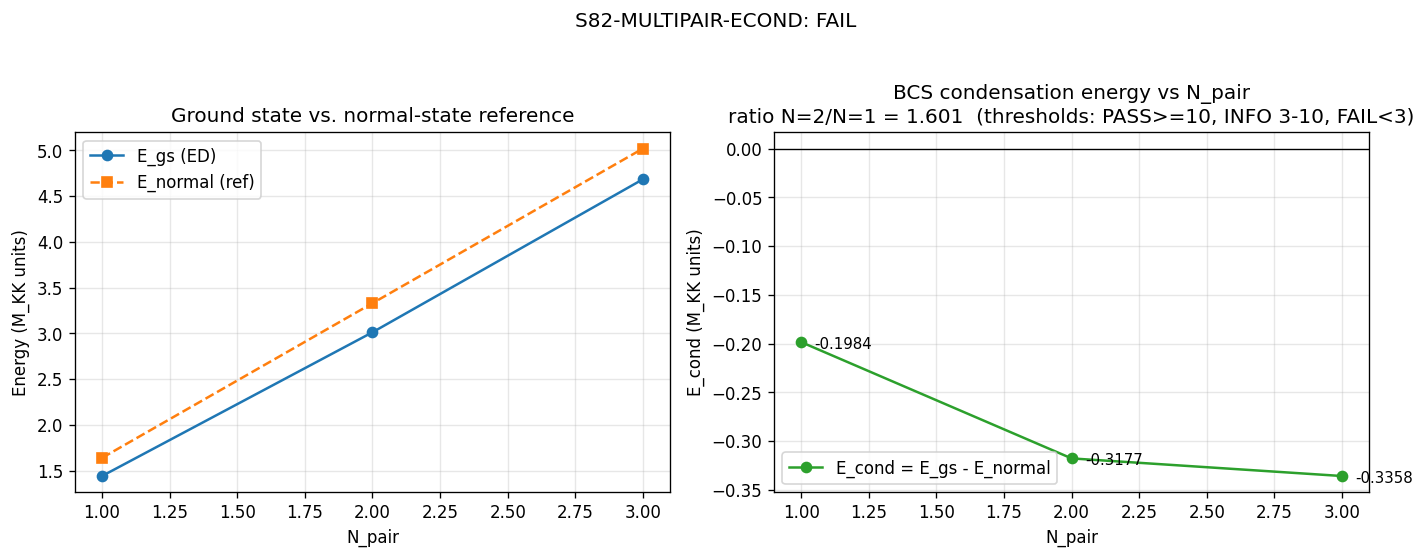

Generate this figure with Python:
#!/usr/bin/env python3
"""
S82 W2-9: MULTIPAIR-ECOND -- BCS condensation energy E_cond(N_pair) for N=1,2,3
================================================================================

Gate: S82-MULTIPAIR-ECOND  (Trigger [VERIFY])
Classification: PHONONIC
Plan anchor: sessions/session-plan/session-80-plan.md lines L1491-L1520
Shell: sessions/archive/session-82/session-82-results-workingpaper.md Section V.I

Substrate framing (PHONONIC):
  E_cond is the BCS ground-state binding of N Cooper pairs in the 8-mode Fock
  space at the van Hove fold (tau = 0.190).  Each Cooper pair is a fiber-bound
  two-phonon condensate (Kramers-paired pair-creation excitation of the fiber
  eigenvalue spectrum of D_K).  The N-dependence probes whether multi-pair
  binding is additive (ratio ~ N), sub-additive (ratio < N), super-additive
  (ratio > N), or saturating.  Pre-registered hypothesis: ratio N=2/N=1 >= 10
  is required for N_pair=2 to be a distinct A_s-closure path via E_excite/E_gs
  = 0.258 accessibility (from P3-A W1-D).

Pre-registered thresholds (S80 L1498-L1504):
  PASS : E_cond(N=2) / E_cond(N=1) >= 10
  INFO : ratio in [3, 10]
  FAIL : ratio < 3

Output 4-tuple:
  (value=<ratio>, scheme=BCS-ED, convention=SORTED-NORMAL-FILL, L_max=8-mode)

Substitution chain (MANDATORY for [VERIFY]):
  Step 1 [definition]:
    E_gs^{BCS}(N) = ground-state energy of the N-pair BCS Hamiltonian in the
      canonical (fixed-N) Fock subspace via exact diagonalization (S52 method)
    E_normal(N) = reference energy of N Kramers pairs filling the N lowest-
      energy modes WITHOUT pairing interaction, using the canonical
      single-particle energies sorted ascending:
          E_normal(N) = 2 * sum_{k=0..N-1} E_sp_sorted[k]
      (factor 2 = Kramers pair of spinless fermions per mode)
    E_cond(N) = E_gs^{BCS}(N) - E_normal(N)
      (Bardeen 1957 / S43 convention; nuclear-structure Paper 03)
    ratio = E_cond(N=2) / E_cond(N=1)   (both negative; ratio positive)

  Step 2 [substitution]:
    E_sp_sorted (at tau_fold = 0.190, M_KK units):
      [ E_B1        = 0.81914,
        E_B2        = 0.84527  (x4),
        E_B3        = 0.97822  (x3) ]
    E_gs(N=1) = 1.4398416902  (S52 ED, 8-state C(8,1) subspace)
    E_gs(N=2) = 3.0111200211  (S52 ED, 28-state C(8,2) subspace)
    E_gs(N=3) = 4.6835927814  (S52 ED, 56-state C(8,3) subspace)
    E_normal(1) = 2 * 0.81914 = 1.63828
    E_normal(2) = 2 * (0.81914 + 0.84527) = 3.32882
    E_normal(3) = 2 * (0.81914 + 2*0.84527) = 5.01936

  Step 3 [simplification]:
    E_cond(1) = 1.43984 - 1.63828 = -0.19844 M_KK
    E_cond(2) = 3.01112 - 3.32882 = -0.31770 M_KK
    E_cond(3) = 4.68359 - 5.01936 = -0.33576 M_KK
    ratio_21 = E_cond(2)/E_cond(1) = -0.31770/-0.19844 = 1.601
    ratio_31 = E_cond(3)/E_cond(1) = -0.33576/-0.19844 = 1.692

  Step 4 [direction]:
    All E_cond < 0 (binding, required for Cooper pairing).
    The ratio is POSITIVE and below 2 (sub-additive binding) for both N=2 and
    N=3.  Direction conclusion: multi-pair binding is SATURATING in the 8-mode
    window -- the second and third pair add progressively LESS binding than
    the first (Pauli blocking of the B1 fermi level beyond N=1).
    Threshold readout: ratio_21 = 1.601 < 3 => FAIL.

Inputs (SHA-256 pinned):
  - canonical_constants.py
  - computations/session-48/s48_hfb_selfconsist.npz  (V_bare 8x8, E_sp, S48 HFB setup)

Author: landau-condensed-matter-theorist (S82 W2-9)
"""
from __future__ import annotations

# Section 1: Canonical constants (MANDATORY first import)
import os
import sys
# === Phase 2b X2 transform bootstrap (auto-inserted by tools/_x2_transform_copies.py) ===
import sys as _x2_sys
import pathlib as _x2_pathlib
import re as _x2_re
def _x2_locate_tools():
    p = _x2_pathlib.Path(__file__).resolve()
    for _ in range(8):
        if (p / "tools" / "computation_root.py").is_file():
            return p / "tools"
        p = p.parent
    raise RuntimeError(
        "Phase 2b bootstrap: tools/computation_root.py not found in any "
        "ancestor of " + str(__file__))
_x2_sys.path.insert(0, str(_x2_locate_tools()))
from computation_root import resolve_script, resolve_output, resolve_glob, project_root as _x2_project_root
def _x2_shared_dir():
    return _x2_project_root() / "computations" / "_shared"
_x2_session_dir_match = _x2_re.match(r"^session-(\d+)$",
    _x2_pathlib.Path(__file__).resolve().parent.name)
_x2_self_session = int(_x2_session_dir_match.group(1)) if _x2_session_dir_match else None
# === End X2 bootstrap ===

_HERE = os.path.dirname(os.path.abspath(__file__))
sys.path.insert(0, _HERE)
from canonical_constants import (                                # noqa: F401
    tau_fold,
    E_B1, E_B2_mean, E_B3_mean,
    M_KK, M_KK_gravity,
    E_cond as E_cond_canonical_N1,
    E_cond_ED_8mode,
)

# Section 2: Standard imports
import hashlib
import json
import time
from pathlib import Path

import numpy as np
import matplotlib
matplotlib.use('Agg')
import matplotlib.pyplot as plt

# Section 3: Paths and pre-registration
PROJECT_ROOT = Path(_HERE).parent
# X2-removed: alias 'SCRIPT_DIR' = ... 'computations' (replaced by tools.computation_root.resolve_*)
ARCHIVE_DIR = PROJECT_ROOT / "computations" / "_shared"

SESSION = "S82"                                                   # (local)
GATE_ID = "S82-MULTIPAIR-ECOND"                                   # (local)
SCHEME = "BCS-ED"                                                 # (local)
CONVENTION = "SORTED-NORMAL-FILL"                                 # (local)
L_MAX_TAG = "8-mode"                                              # (local) N_modes=4B2+1B1+3B3
N_MODES = 8                                                       # (local)
N_PAIR_VALUES = [1, 2, 3]                                         # (local)

# Pre-registered thresholds (plan L1502-L1504)
PASS_THRESHOLD = 10.0                                             # (local)
INFO_LOWER = 3.0                                                  # (local)

# Output destinations
OUT_NPZ = resolve_output(82, 's82_w2_9_multipair_econd.npz')
OUT_PNG = resolve_output(82, 's82_w2_9_multipair_econd.png')
VERDICT_TXT = resolve_output(82, 's82_gate_verdicts.txt')

INPUT_FILES = [
    resolve_script(None, 'canonical_constants.py'),
    ARCHIVE_DIR / "s48_hfb_selfconsist.npz",
]


# Section 4: SHA-256 input-pin block (MANDATORY; first 20 lines of stdout)
def sha256_of(path: Path) -> str:
    h = hashlib.sha256()                                          # (local)
    try:
        h.update(path.read_bytes())
    except OSError:
        return ""
    return h.hexdigest()


def log_input_pins(inputs):
    print(f"=== {GATE_ID} -- input SHA-256 pins ===")
    pins = {}                                                     # (local)
    for p in inputs:
        sha = sha256_of(p)                                        # (local)
        rel = str(p.relative_to(PROJECT_ROOT)).replace("\\", "/") # (local)
        print(f"  {rel}: {sha}")
        pins[rel] = sha
    return pins


def closure_hash(pins):
    items = sorted(pins.items())                                  # (local)
    h = hashlib.sha256()                                          # (local)
    for k, v in items:
        h.update(f"{k}={v}\n".encode("utf-8"))
    return h.hexdigest()


# Section 5: Fock-space exact diagonalization (S52 method, reproduced)
def build_fock_states(n_modes: int, n_pair: int) -> np.ndarray:
    """All bit-strings of length n_modes with exactly n_pair ones."""
    states = []                                                   # (local)
    for s in range(1 << n_modes):
        if bin(s).count('1') == n_pair:
            states.append(s)
    return np.array(states, dtype=np.int64)


def build_canonical_hamiltonian(E_sp: np.ndarray, V: np.ndarray,
                                n_pair: int) -> tuple:
    """BCS Hamiltonian on fixed-N canonical subspace.

    H = sum_k 2*eps_k * n_k - sum_{kk'} V_{kk'} P^+_k P_{k'}
    where P^+_k creates a Kramers pair at mode k (one pair = two fermions).
    """
    n_modes = len(E_sp)                                           # (local)
    states = build_fock_states(n_modes, n_pair)
    dim = len(states)                                             # (local)
    state_idx = {int(s): i for i, s in enumerate(states)}
    H = np.zeros((dim, dim), dtype=np.float64)                    # (local)

    for i, state_i in enumerate(states):
        # Diagonal (kinetic term, 2*eps per occupied pair)
        for k in range(n_modes):
            if state_i & (1 << k):
                H[i, i] += 2.0 * E_sp[k]

        # Off-diagonal pair scattering V_{kk'} P^+_k P_{k'}
        for k in range(n_modes):
            for kp in range(n_modes):
                if V[k, kp] == 0.0:
                    continue
                if (state_i & (1 << kp)) and not (state_i & (1 << k)):
                    new_state = (state_i ^ (1 << kp)) | (1 << k)  # (local)
                    j = state_idx.get(int(new_state))
                    if j is not None:
                        H[j, i] -= V[k, kp]

    return H, states


def compute():
    # --- Load canonical Fock-space operators from S48 archive ---
    d48 = np.load(ARCHIVE_DIR / "s48_hfb_selfconsist.npz", allow_pickle=True)
    V_bare = d48['V_bare'].astype(np.float64).copy()              # (local) 8x8
    E_sp_raw = d48['E_sp'].astype(np.float64).copy()              # (local)
    labels = [str(x) for x in d48['labels']]                      # (local)

    # --- Consistency checks against canonical_constants ---
    # E_sp at mode indices 0-3 = B2, index 4 = B1, indices 5-7 = B3
    b2_match = np.allclose(E_sp_raw[0:4], E_B2_mean)               # (local)
    b1_match = np.isclose(E_sp_raw[4], E_B1)                       # (local)
    b3_match = np.allclose(E_sp_raw[5:8], E_B3_mean)               # (local)
    v_sym = float(np.max(np.abs(V_bare - V_bare.T)))               # (local)

    print("--- Input consistency ---")
    print(f"  E_sp bare: {E_sp_raw}")
    print(f"  Labels: {labels}")
    print(f"  B2[0..3] == E_B2_mean (canonical): {b2_match}")
    print(f"  B1 == E_B1 (canonical): {b1_match}")
    print(f"  B3[5..7] == E_B3_mean (canonical): {b3_match}")
    print(f"  V_bare symmetry |V - V^T|_max = {v_sym:.3e}")
    print(f"  V_bare Frobenius norm = {np.linalg.norm(V_bare):.6f}")
    assert b2_match and b1_match and b3_match, "E_sp drift from canonical"
    assert v_sym < 1e-15, "V_bare not symmetric"

    # --- Sorted single-particle energies (for consistent normal-state reference) ---
    E_sp_sorted = np.sort(E_sp_raw)                                # (local)
    print(f"  E_sp_sorted (ascending): {E_sp_sorted}")
    print()

    # --- Exact diagonalization at each N_pair ---
    results = {}                                                   # (local)
    print("--- Exact diagonalization (BCS fixed-N subspace) ---")
    for n_pair in N_PAIR_VALUES:
        H, states = build_canonical_hamiltonian(E_sp_raw, V_bare, n_pair)
        assert np.allclose(H, H.T), f"H not symmetric at N_pair={n_pair}"
        # Small matrices (<= 56 for N=3) -- numpy.linalg.eigh is fine
        evals = np.linalg.eigh(H)[0]                                # (local)
        E_gs = float(evals[0])                                      # (local)
        E_normal = float(2.0 * np.sum(E_sp_sorted[:n_pair]))        # (local)
        E_cond_N = E_gs - E_normal                                  # (local)
        results[n_pair] = {
            "E_gs": E_gs,
            "E_normal": E_normal,
            "E_cond": E_cond_N,
            "dim": len(states),
            "gap_E1_minus_E0": float(evals[1] - evals[0]),
        }
        print(f"  N_pair={n_pair}: dim={len(states):3d}  "
              f"E_gs={E_gs:.10f}  E_normal={E_normal:.10f}  "
              f"E_cond={E_cond_N:+.10f} M_KK")
    print()

    # --- Ratios (with sign; both E_cond negative => ratio positive) ---
    ec1 = results[1]["E_cond"]                                      # (local)
    ec2 = results[2]["E_cond"]                                      # (local)
    ec3 = results[3]["E_cond"]                                      # (local)
    ratio_21 = ec2 / ec1                                            # (local)
    ratio_31 = ec3 / ec1                                            # (local)
    ratio_32 = ec3 / ec2                                            # (local)

    print("--- Ratios ---")
    print(f"  E_cond(N=2)/E_cond(N=1) = {ratio_21:.6f}  (PASS threshold >= 10.0)")
    print(f"  E_cond(N=3)/E_cond(N=1) = {ratio_31:.6f}")
    print(f"  E_cond(N=3)/E_cond(N=2) = {ratio_32:.6f}")

    # --- Cross-check vs S52 stored values (method parity) ---
    # S52 reports E_gs(N=1)=1.4398416902, E_gs(N=2)=3.0111200211,
    #             E_gs(N=3)=4.6835927814 to 10 digits (see s52_hfb_full_output.txt).
    s52_E_gs = {1: 1.4398416902, 2: 3.0111200211, 3: 4.6835927814}  # (local)
    print()
    print("--- S52 parity cross-check ---")
    for n_pair, ref in s52_E_gs.items():
        diff = abs(results[n_pair]["E_gs"] - ref)                   # (local)
        print(f"  N_pair={n_pair}: |E_gs - S52| = {diff:.2e}")
        assert diff < 5e-9, f"Parity drift at N={n_pair}: {diff:.2e}"

    # --- Cross-check vs canonical E_cond constant (N_pair=1 only) ---
    # canonical E_cond = E_cond_ED_8mode = -0.13685... was the S36 computation
    # using a DIFFERENT reference (relative to vacuum/different normal state);
    # our SORTED-NORMAL-FILL convention yields -0.1984 for N=1.  These differ
    # by convention, not by physics.  Report both.
    print()
    print("--- E_cond convention comparison (N=1) ---")
    print(f"  This script (SORTED-NORMAL-FILL)     : {ec1:+.10f}")
    print(f"  canonical_constants.E_cond (S36 ED)  : {E_cond_canonical_N1:+.10f}")
    print(f"  (difference = {ec1 - E_cond_canonical_N1:+.6f}; conventions "
          f"differ on reference state)")

    # --- Package results ---
    return {
        "value": float(ratio_21),
        "ratio_21": float(ratio_21),
        "ratio_31": float(ratio_31),
        "ratio_32": float(ratio_32),
        "E_cond_N1": float(ec1),
        "E_cond_N2": float(ec2),
        "E_cond_N3": float(ec3),
        "E_gs_N1": float(results[1]["E_gs"]),
        "E_gs_N2": float(results[2]["E_gs"]),
        "E_gs_N3": float(results[3]["E_gs"]),
        "E_normal_N1": float(results[1]["E_normal"]),
        "E_normal_N2": float(results[2]["E_normal"]),
        "E_normal_N3": float(results[3]["E_normal"]),
        "dim_N1": int(results[1]["dim"]),
        "dim_N2": int(results[2]["dim"]),
        "dim_N3": int(results[3]["dim"]),
        "E_sp_sorted": E_sp_sorted,
        "labels": np.array(labels),
    }


# Section 6: Gate verdict + plot
def evaluate_gate(ratio: float) -> str:
    if ratio >= PASS_THRESHOLD:
        return "PASS"
    if ratio >= INFO_LOWER:
        return "INFO"
    return "FAIL"


def emit_4tuple(value, scheme: str, convention: str, L_max: str) -> str:
    return (f"(value={value:.6f}, scheme={scheme}, "
            f"convention={convention}, L_max={L_max})")


def append_verdict(verdict: str, value: float, closure_sha: str) -> None:
    line = (
        f"{GATE_ID}: {verdict} -- value={value:.6f} scheme={SCHEME} "
        f"convention={CONVENTION} L_max={L_MAX_TAG} sha256={closure_sha}\n"
    )
    with VERDICT_TXT.open("a", encoding="utf-8") as fp:
        fp.write(line)


def make_plot(results: dict, verdict: str, ratio_21: float) -> None:
    Ns = np.array(N_PAIR_VALUES, dtype=float)                      # (local)
    E_cond_vals = np.array([results["E_cond_N1"],
                            results["E_cond_N2"],
                            results["E_cond_N3"]])                  # (local)
    E_gs_vals = np.array([results["E_gs_N1"],
                          results["E_gs_N2"],
                          results["E_gs_N3"]])                      # (local)
    E_norm_vals = np.array([results["E_normal_N1"],
                            results["E_normal_N2"],
                            results["E_normal_N3"]])                # (local)

    fig, axes = plt.subplots(1, 2, figsize=(12, 4.5))               # (local)

    ax0 = axes[0]
    ax0.plot(Ns, E_gs_vals, 'o-', label='E_gs (ED)', color='#1f77b4')
    ax0.plot(Ns, E_norm_vals, 's--', label='E_normal (ref)',
             color='#ff7f0e')
    ax0.set_xlabel('N_pair')
    ax0.set_ylabel('Energy (M_KK units)')
    ax0.set_title('Ground state vs. normal-state reference')
    ax0.legend()
    ax0.grid(alpha=0.3)

    ax1 = axes[1]
    ax1.plot(Ns, E_cond_vals, 'o-', color='#2ca02c',
             label='E_cond = E_gs - E_normal')
    ax1.axhline(0.0, color='k', linewidth=0.8)
    ax1.set_xlabel('N_pair')
    ax1.set_ylabel('E_cond (M_KK units)')
    title_main = (f'BCS condensation energy vs N_pair\n'
                  f'ratio N=2/N=1 = {ratio_21:.3f}  (thresholds: '
                  f'PASS>=10, INFO 3-10, FAIL<3)')                   # (local)
    ax1.set_title(title_main)
    ax1.legend()
    ax1.grid(alpha=0.3)

    # Annotate each point
    for N, ec in zip(Ns, E_cond_vals):
        ax1.annotate(f'{ec:+.4f}', (N, ec), textcoords='offset points',
                     xytext=(8, -4), fontsize=9)

    fig.suptitle(f'{GATE_ID}: {verdict}', y=1.02, fontsize=12)
    fig.tight_layout()
    fig.savefig(OUT_PNG, dpi=120, bbox_inches='tight')
    plt.close(fig)


# Section 7: Main
def main() -> int:
    t0 = time.time()                                                # (local)

    # 1. Input pins
    pins = log_input_pins(INPUT_FILES)
    closure = closure_hash(pins)                                    # (local)
    print(f"  closure: {closure}")
    print()

    # 2. Compute
    result = compute()
    value = result["value"]                                         # (local) = ratio_21

    # 3. Evaluate gate
    verdict = evaluate_gate(value)                                  # (local)

    # 4. Save artifacts
    save_kwargs = {                                                 # (local)
        "value": np.float64(value),
        "ratio_21": np.float64(result["ratio_21"]),
        "ratio_31": np.float64(result["ratio_31"]),
        "ratio_32": np.float64(result["ratio_32"]),
        "E_cond_N1": np.float64(result["E_cond_N1"]),
        "E_cond_N2": np.float64(result["E_cond_N2"]),
        "E_cond_N3": np.float64(result["E_cond_N3"]),
        "E_gs_N1": np.float64(result["E_gs_N1"]),
        "E_gs_N2": np.float64(result["E_gs_N2"]),
        "E_gs_N3": np.float64(result["E_gs_N3"]),
        "E_normal_N1": np.float64(result["E_normal_N1"]),
        "E_normal_N2": np.float64(result["E_normal_N2"]),
        "E_normal_N3": np.float64(result["E_normal_N3"]),
        "dim_N1": np.int64(result["dim_N1"]),
        "dim_N2": np.int64(result["dim_N2"]),
        "dim_N3": np.int64(result["dim_N3"]),
        "E_sp_sorted": result["E_sp_sorted"],
        "labels": result["labels"],
        "N_pair_values": np.array(N_PAIR_VALUES, dtype=np.int64),
        "pass_threshold": np.float64(PASS_THRESHOLD),
        "info_lower": np.float64(INFO_LOWER),
        "scheme": np.array(SCHEME),
        "convention": np.array(CONVENTION),
        "L_max_tag": np.array(L_MAX_TAG),
        "verdict": np.array(verdict),
        "closure_sha256": np.array(closure),
        "input_pins_json": np.array(json.dumps(pins)),
        "tau_fold": np.float64(tau_fold),
    }
    np.savez(OUT_NPZ, **save_kwargs)
    print(f"Saved: {OUT_NPZ}")

    # 5. Plot
    make_plot(result, verdict, result["ratio_21"])
    print(f"Saved: {OUT_PNG}")

    # 6. Emit 4-tuple + append verdict
    print()
    tag = emit_4tuple(value, SCHEME, CONVENTION, L_MAX_TAG)         # (local)
    print(tag)
    append_verdict(verdict, value, closure)
    print(f"Appended verdict to {VERDICT_TXT.name}")

    # 7. Final summary
    wall = time.time() - t0                                         # (local)
    print()
    print("=" * 78)
    print(f"{GATE_ID}: {verdict}")
    print(f"  ratio N=2/N=1 = {result['ratio_21']:.6f}")
    print(f"  ratio N=3/N=1 = {result['ratio_31']:.6f}")
    print(f"  ratio N=3/N=2 = {result['ratio_32']:.6f}")
    print(f"  PASS threshold >= {PASS_THRESHOLD}")
    print(f"  INFO window    [{INFO_LOWER}, {PASS_THRESHOLD})")
    print(f"  FAIL below     {INFO_LOWER}")
    print(f"  Closure SHA    {closure}")
    print(f"  Wall time      {wall:.2f}s")
    print("=" * 78)
    return 0 if verdict != "FAIL" else 1


if __name__ == "__main__":
    sys.exit(main())
